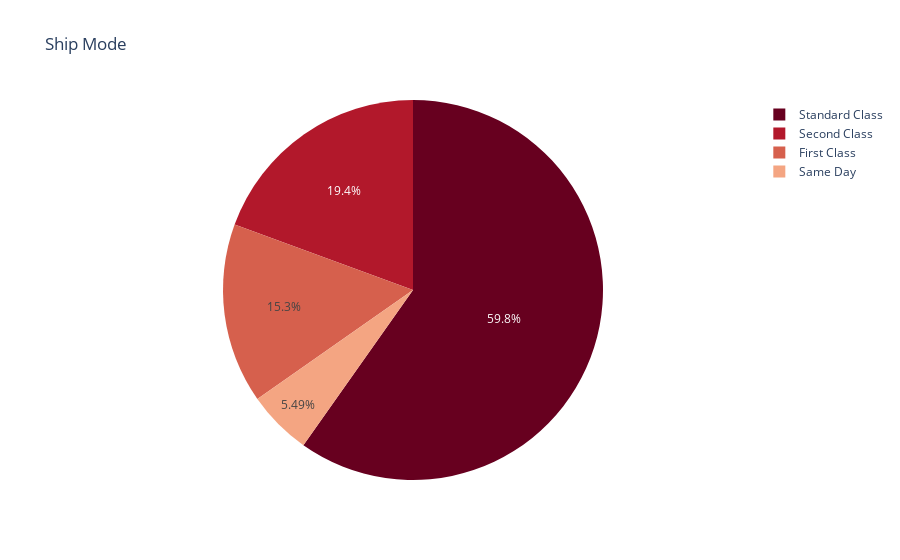

This figure's notebook cell:
### Code cell
## 3) Shipping Mode
fig = px.pie(df, names = 'Ship Mode', title= 'Ship Mode', values=np.ones(df.shape[0]), color_discrete_sequence=px.colors.sequential.RdBu)

fig.show()

### Figure 1 — Plotly figure (JSON) as saved in the notebook; plotly's stock layout.template omitted (floating-point values rounded to 4 significant figures; data arrays with more than 128 entries replaced by an {"elided": "..."} marker saying what was removed)
{"data": [{"domain": {"x": [0, 1], "y": [0, 1]}, "hovertemplate": "Ship Mode=%{label}<br>value=%{value}<extra></extra>", "labels": {"elided": "9800 str values"}, "legendgroup": "", "name": "", "showlegend": true, "type": "pie", "values": {"elided": "9800 int values"}}], "layout": {"legend": {"tracegroupgap": 0}, "piecolorway": ["rgb(103,0,31)", "rgb(178,24,43)", "rgb(214,96,77)", "rgb(244,165,130)", "rgb(253,219,199)", "rgb(247,247,247)", "rgb(209,229,240)", "rgb(146,197,222)", "rgb(67,147,195)", "rgb(33,102,172)", "rgb(5,48,97)"], "title": {"text": "Ship Mode"}}}
